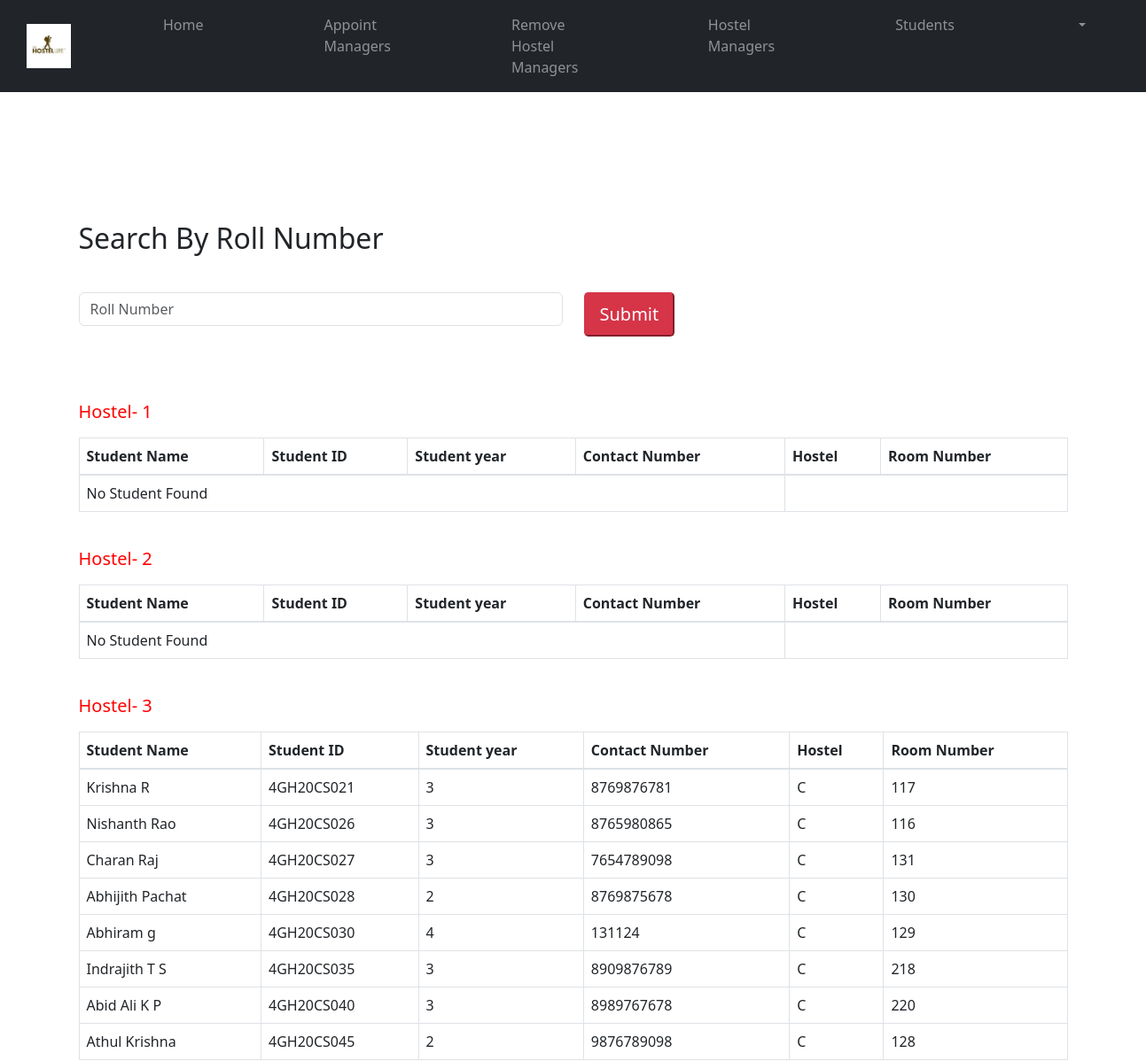
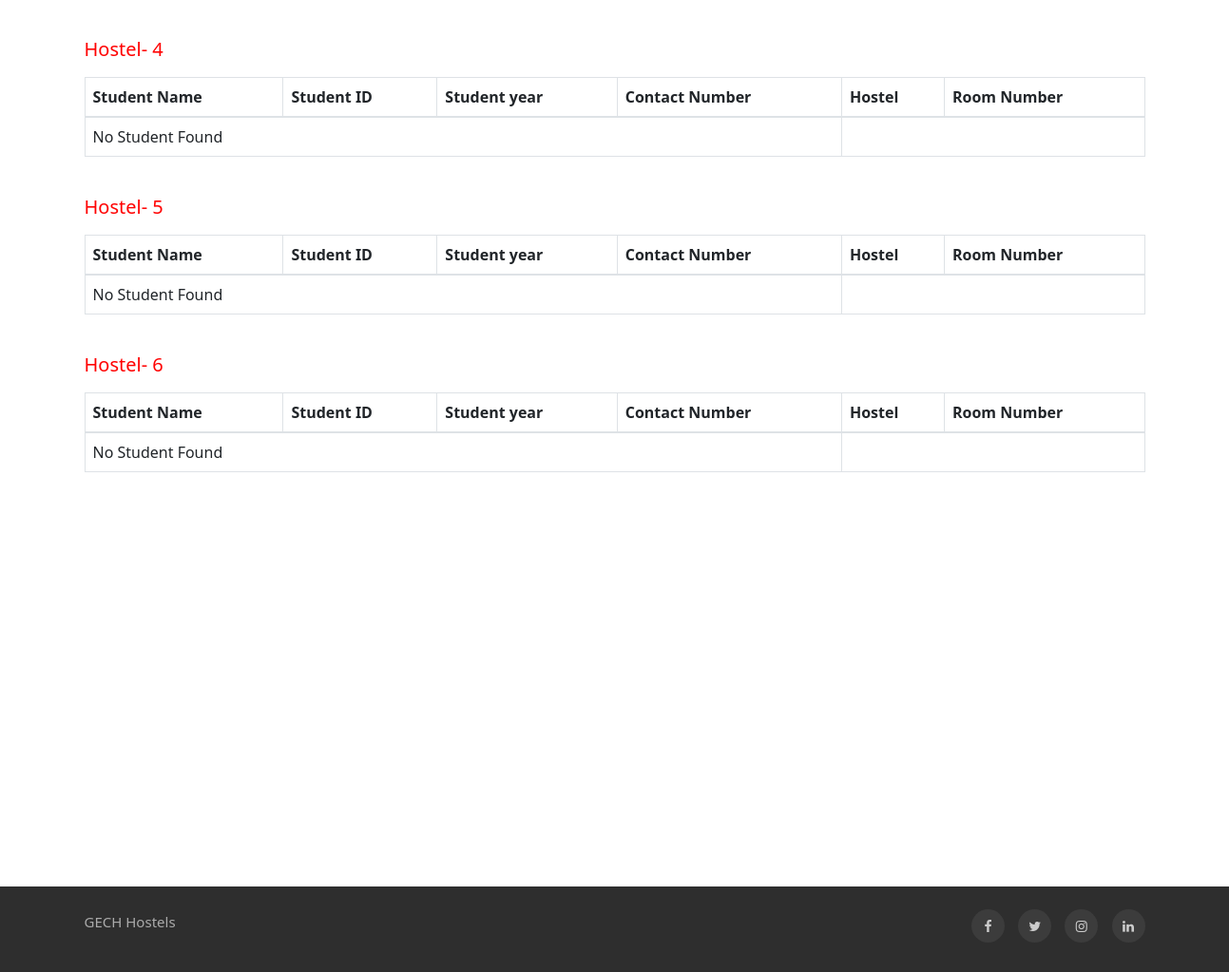
The page /admin/students.php on the database its author committed (2 pictures, top to bottom).
### tables this page shows
CREATE TABLE `student` (
  `student_id` varchar(20) NOT NULL,
  `f_name` varchar(20) DEFAULT NULL,
  `l_name` varchar(20) DEFAULT NULL,
  `year` varchar(20) DEFAULT NULL,
  `dept` varchar(50) DEFAULT NULL,
  `password` varchar(20) NOT NULL,
  `hostel_id` int(20) DEFAULT NULL,
  `room_id` int(10) DEFAULT NULL,
  `gender` int(2) DEFAULT NULL,
  `mobile` varchar(10) DEFAULT NULL
);

CREATE TABLE `hostel` (
  `hostel_id` int(10) NOT NULL,
  `hostel_name` varchar(20) NOT NULL,
  `no_of_rooms` int(5) DEFAULT NULL,
  `no_of_students` int(5) DEFAULT NULL,
  `accepted_gen` int(2) DEFAULT NULL
);

CREATE TABLE `room` (
  `room_id` int(10) NOT NULL,
  `room_no` int(5) DEFAULT NULL,
  `hostel_id` int(10) DEFAULT NULL,
  `allocated` tinyint(1) DEFAULT NULL
);

### admin/students.php (the view, shortened to what this page needs)
<?php include('admin-header.php') ?>
<div class ="container contact-container">
    <h2>Search By Roll Number</h2>
    <br>
    <form action="students.php" method="post">
        <div class="row">
            <div class="col-md-6">
                <input type="text" name="search_box" class="form-control student-text" placeholder="Roll Number">
            </div>
            <div class="col-md-6">
                <button type="submit" name="contact-button"  class="btn-lg btn-primary" style="margin-top:10px;">Submit</button>
            </div>
        </div>
    </form>
    <br><br>
   <?php if (!isset($_POST['contact-button'])) {
       echo "<br>"; ?>
    <table class="table table-bordered">
        <thead>
            <tr>
          <th>Student Name</th>
            <th>Student ID</th>
            <th>Student year</th>
            <th>Contact Number</th>
            <th>Hostel</th>
            <th>Room Number</th>
          </tr>
        </thead>
    <tbody>
        <?php
       echo "<p style='color:red; fount:arial; font-size:20px;'>Hostel- 1";
        $query = "SELECT * FROM student where hostel_id=1 ";
        $result = mysqli_query($conn, $query);
        if (mysqli_num_rows($result) == 0) {
            echo '<tr><td colspan="4">No Student Found</td></tr>';
        }
        ?>
         </tbody>
        </table>
    <?php } ?>
    <?php if (!isset($_POST['contact-button'])) {
        echo "<br>"; ?>
    <table class="table table-bordered">
        <thead>
            <tr>
          <th>Student Name</th>
            <th>Student ID</th>
            <th>Student year</th>
            <th>Contact Number</th>
            <th>Hostel</th>
            <th>Room Number</th>
          </tr>
        </thead>
    <tbody>
        <?php
       echo "<p style='color:red; fount:arial; font-size:20px;'>Hostel- 2";
        $query = "SELECT * FROM student where hostel_id=2 ";
        $result = mysqli_query($conn, $query);
        if (mysqli_num_rows($result) == 0) {
            echo '<tr><td colspan="4">No Student Found</td></tr>';
        }
        ?>
         </tbody>
        </table>
    <?php }?>
    <?php if (!isset($_POST['contact-button'])) {
                echo "<br>"; ?>
    <table class="table table-bordered">
        <thead>
            <tr>
          <th>Student Name</th>
            <th>Student ID</th>
            <th>Student year</th>
            <th>Contact Number</th>
            <th>Hostel</th>
            <th>Room Number</th>
          </tr>
        </thead>
    <tbody>
        <?php
                echo "<p style='color:red; fount:arial; font-size:20px;'>Hostel- 3";
                $query = "SELECT * FROM student where hostel_id=3 ";
                $result = mysqli_query($conn, $query);
                if (mysqli_num_rows($result) == 0) {
                    echo '<tr><td colspan="4">No Student Found</td></tr>';
                } else {
                    while ($row6 = mysqli_fetch_assoc($result)) {
                        $name = $row6['f_name'] . " " . $row6['l_name'];
                        $query7 = "SELECT * FROM hostel WHERE hostel_id = '$row6[hostel_id]'";
                        $result7 = mysqli_query($conn, $query7);
                        $row7 = mysqli_fetch_assoc($result7);
                        $query8 = "SELECT * FROM room WHERE room_id = '$row6[room_id]'";
                        $result8 = mysqli_query($conn, $query8);
                        $row8 = mysqli_fetch_assoc($result8);
                        if (!isset($row7['hostel_name'])) {
                            $hostel_name = "not alloted";
                            $room_no = "not alloted";
                        } else {
                            $hostel_name = $row7['hostel_name'];
                            $room_no = $row8['room_no'];
                        }
                        if ($row6['hostel_id'] == 3) {
                            echo "<tr><td>{$name}</td><td>{$row6['student_id']}</td><td>{$row6['year']}</td><td>{$row6['mobile']}</td><td>{$hostel_name}</td><td>{$room_no}</td></tr>\n";
                        }
                    }
                }
                ?>
         </tbody>
        </table>
    <?php }?>
    <?php if (!isset($_POST['contact-button'])) {
                        echo "<br>"; ?>
    <table class="table table-bordered">
        <thead>
            <tr>
          <th>Student Name</th>
            <th>Student ID</th>
            <th>Student year</th>
            <th>Contact Number</th>
            <th>Hostel</th>
            <th>Room Number</th>
          </tr>
        </thead>
    <tbody>
        <?php
                       echo "<p style='color:red; fount:arial; font-size:20px;'>Hostel- 4";
                        $query = "SELECT * FROM student where hostel_id=4 ";
                        $result = mysqli_query($conn, $query);
                        if (mysqli_num_rows($result) == 0) {
                            echo '<tr><td colspan="4">No Student Found</td></tr>';
                        }
                        ?>
         </tbody>
        </table>
    <?php } ?>
    <?php if (!isset($_POST['contact-button'])) {
                                echo "<br>"; ?>
    <table class="table table-bordered">
        <thead>
            <tr>
          <th>Student Name</th>
            <th>Student ID</th>
            <th>Student year</th>
            <th>Contact Number</th>
            <th>Hostel</th>
            <th>Room Number</th>
          </tr>
        </thead>
    <tbody>
        <?php
                               echo "<p style='color:red; fount:arial; font-size:20px;'>Hostel- 5";
                                $query = "SELECT * FROM student where hostel_id=5 ";
                                $result = mysqli_query($conn, $query);
                                if (mysqli_num_rows($result) == 0) {
                                    echo '<tr><td colspan="4">No Student Found</td></tr>';
                                }
                                ?>
         </tbody>
        </table>
    <?php } ?>
    <?php if (!isset($_POST['contact-button'])) {
                                        echo "<br>"; ?>
    <table class="table table-bordered">
        <thead>
            <tr>
          <th>Student Name</th>
            <th>Student ID</th>
            <th>Student year</th>
            <th>Contact Number</th>
            <th>Hostel</th>
            <th>Room Number</th>
          </tr>
        </thead>
    <tbody>
        <?php
                                        echo "<p style='color:red; fount:arial; font-size:20px;'>Hostel- 6";
                                        $query = "SELECT * FROM student where hostel_id=6 ";
                                        $result = mysqli_query($conn, $query);
                                        if (mysqli_num_rows($result) == 0) {
                                            echo '<tr><td colspan="4">No Student Found</td></tr>';
                                        }
                                        ?>
         </tbody>
        </table>
    <?php } ?>
</div>
<br>
<br>
<br><br><br><br><br><br><br>
<?php include('admin-footer.php');?>

### admin/assets/css/styles-nav.css (style rules this page uses)
body { background-color: #ffff; height:100%; }
.student-text { margin-top : 10px; margin-bottom: 10px; }
.contact-container { margin-top: 150px; margin-bottom: 220px; }

### rows shown on the page
student: name "Krishna R", student_id "4GH20CS021", year "3", mobile "8769876781", hostel.hostel_name "C", room.room_no "117"
student: name "Nishanth Rao", student_id "4GH20CS026", year "3", mobile "8765980865", hostel.hostel_name "C", room.room_no "116"
student: name "Charan Raj", student_id "4GH20CS027", year "3", mobile "7654789098", hostel.hostel_name "C", room.room_no "131"
student: name "Abhijith Pachat", student_id "4GH20CS028", year "2", mobile "8769875678", hostel.hostel_name "C", room.room_no "130"
student: name "Abhiram g", student_id "4GH20CS030", year "4", mobile "131124", hostel.hostel_name "C", room.room_no "129"
student: name "Indrajith T S", student_id "4GH20CS035", year "3", mobile "8909876789", hostel.hostel_name "C", room.room_no "218"
student: name "Abid Ali K P", student_id "4GH20CS040", year "3", mobile "8989767678", hostel.hostel_name "C", room.room_no "220"
student: name "Athul Krishna", student_id "4GH20CS045", year "2", mobile "9876789098", hostel.hostel_name "C", room.room_no "128"
